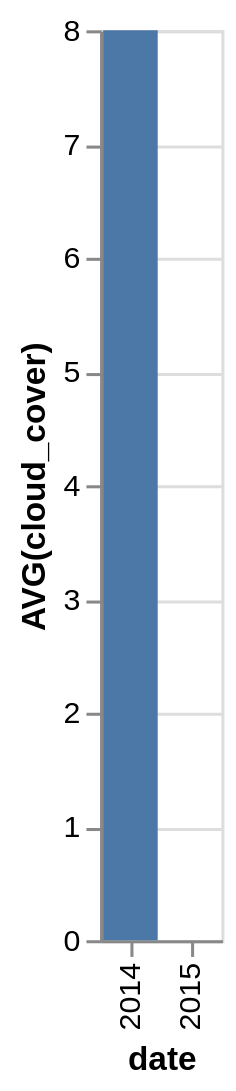

The Vega-Lite source for this figure:
### Vega-Lite specification from a JSON file in a GitHub repository (floating-point values rounded to 4 significant figures)
{"data": {"values": [{"x_data": "2014", "y_data": 8}, {"x_data": "2015", "y_data": 0}]}, "mark": "bar", "encoding": {"x": {"field": "x_data", "type": "nominal", "title": "date", "sort": "ascending"}, "y": {"field": "y_data", "type": "quantitative", "title": "AVG(cloud_cover)"}}}
